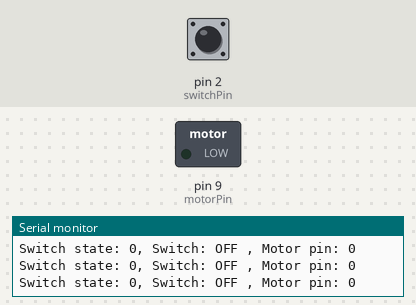
Bench run of a sketch on a simulated Arduino Uno, built with avr-gcc and run on an emulated ATmega328P. Shown: switched loads named in the sketch (green lamp = pin HIGH), the last lines printed to the serial monitor. Dashed ring = blinking. The inputs (shaded band) are chosen by the test bench; at power-on: pin 2 (switchPin) LOW.

Above: at 1.2 s.
1.3 s: pin 2 (switchPin) pulled HIGH for 0.15 s
At 2.6 s:
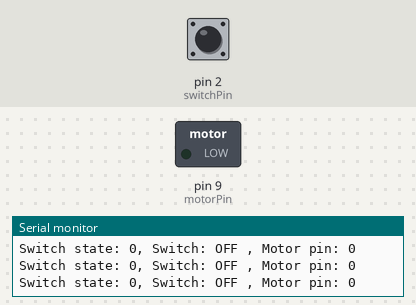
2.9 s: pin 2 (switchPin) pulled HIGH for 0.15 s
At 3.5 s:
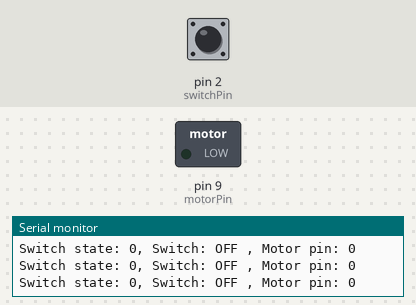
6.0 s: pin 2 (switchPin) pulled HIGH for 1 s
At 6.8 s:
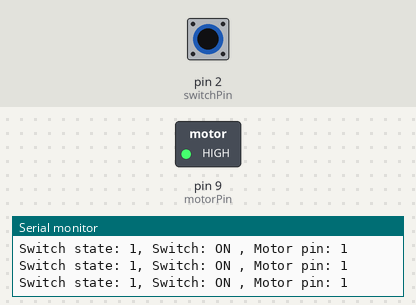
10.0 s: pin 2 (switchPin) pulsed HIGH 5 times (0.12 s each, 0.3 s apart)
At 10.71 s:
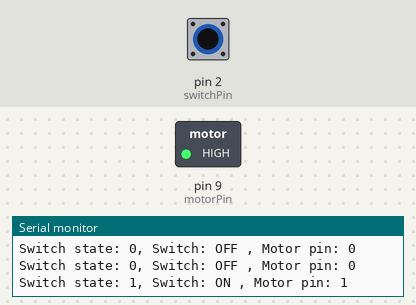
14.5 s: pin 2 (switchPin) driven HIGH
At 14.9 s:
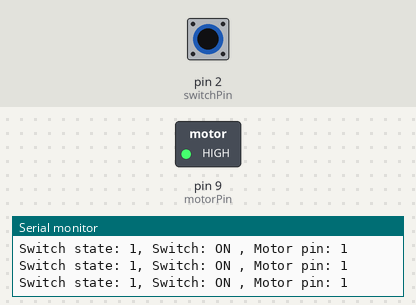
17.5 s: pin 2 (switchPin) driven LOW
At 18.7 s:
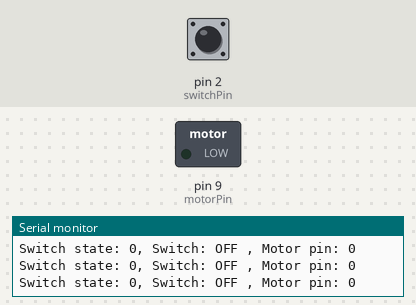
Timing chart, 0 to 20.5 s (numbered marks = the images above; inputs shaded):
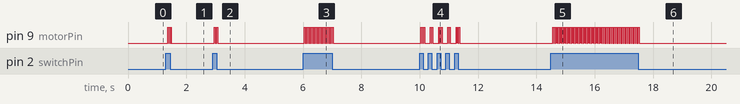

The sketch:

motorized_pinwheel.ino
```cpp
const int switchPin = 2;
const int motorPin = 9;
int switchState = 0;

void setup() {
  pinMode(motorPin, OUTPUT);
  pinMode(switchPin, INPUT);
  digitalWrite(motorPin, LOW);
  Serial.begin(9600);
}

void loop() {
  switchState = digitalRead(switchPin);

  Serial.print("Switch state: ");
  Serial.print(switchState);
  digitalWrite(motorPin, LOW);

  if(switchState == HIGH) {
    Serial.print(", Switch: ON ");
    digitalWrite(motorPin, HIGH);
  } else {
    Serial.print(", Switch: OFF ");
    digitalWrite(motorPin, LOW);
  }
  int motorSignal = digitalRead(motorPin);
  Serial.print(", Motor pin: ");
  Serial.println(motorSignal);
}
```

Measured:
- after the input at 1.3 s, pin 9 (motorPin): alternates HIGH for 0.03 s and LOW for 0.01 s, 6 changes in all, then stays LOW, starting after 0.07 s
- after the input at 2.9 s, pin 9 (motorPin): alternates HIGH for 0.03 s and LOW for 0.01 s, 6 changes in all, then stays LOW, starting after 0.05 s
- after the input at 6.0 s, pin 9 (motorPin): alternates HIGH for 0.03 s and LOW for 0.01 s, 44 changes in all, then stays LOW, starting at once
- after the input at 10.0 s, pin 9 (motorPin): LOW → HIGH at once, then repeats every 0.60 s: 2 × (LOW 0.01 s, HIGH 0.03 s), LOW 0.20 s, HIGH 0.03 s, LOW 0.01 s, HIGH 0.03 s, LOW 0.20 s, HIGH 0.03 s, until it stays LOW from 11.4 s
- after the input at 14.5 s, pin 9 (motorPin): alternates HIGH for 0.03 s and LOW for 0.01 s, starting after 0.07 s
- after the input at 17.5 s, pin 9 (motorPin): goes on until 17.5 s, then stays LOW
